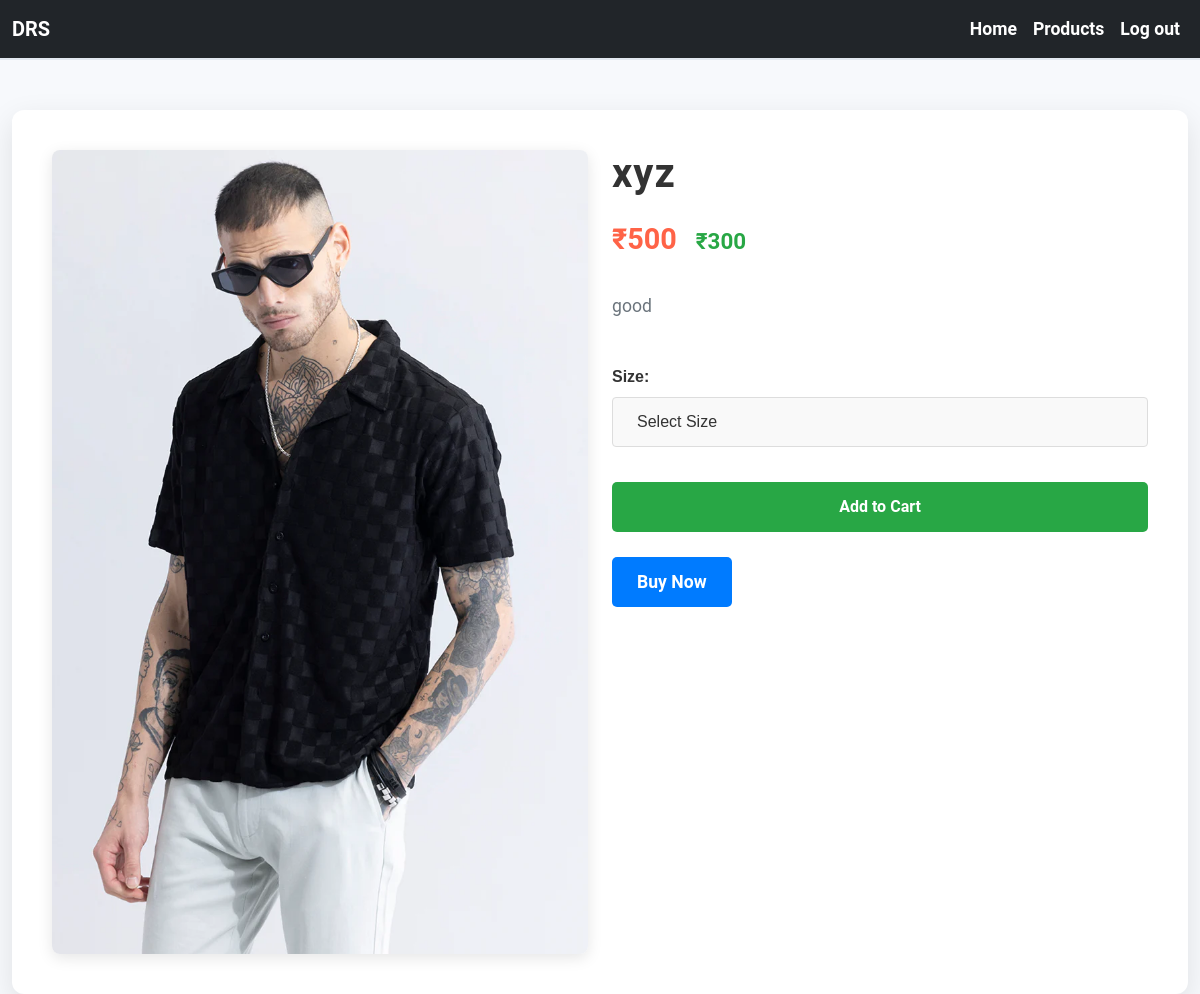
/view_pro/14/, run on the app's committed database.
### app/models.py (models this page shows, shortened)
class Product(models.Model):
    pro_id=models.TextField()
    name=models.TextField()
    price=models.IntegerField()
    ofr_price=models.IntegerField()
    img=models.FileField()
    dis=models.TextField()
    sizes = models.ManyToManyField(Size, related_name='Sizes')
    quantity = models.PositiveIntegerField(default=0)  # New field for stock quantity

### app/views.py (the view)
# urls.py: path('view_pro/<pid>/',views.view_pro),
def view_pro(req, pid):
    product = get_object_or_404(Product, pk=pid)
    return render(req, 'user/view_pro.html', {'data': product})

### templates/user/view_pro.html (shortened to what this page needs)
<!DOCTYPE html>
<html lang="en">
<head>
    <link href="https://cdn.jsdelivr.net/npm/bootstrap@5.3.3/dist/css/bootstrap.min.css" rel="stylesheet">
</head>
<body>
    <nav class="navbar navbar-expand-sm bg-dark navbar-dark">
        <div class="container-fluid">
            <a class="navbar-brand" href="#">DRS</a>
            <div class="collapse navbar-collapse" id="collapsibleNavbar">
                <ul class="navbar-nav ms-auto">
                    <li class="nav-item"><a class="nav-link" href="/user_home">Home</a></li>
                    <li class="nav-item"><a class="nav-link active" href="#">Products</a></li>
                    <li class="nav-item"><a class="nav-link" href="/shp_logout">Log out</a></li>
                </ul>
            </div>
        </div>
    </nav>
    <div class="container">
        <div class="product-card">
            <div class="row">
                <div class="col-lg-6">
                    <img src="{{ data.img.url }}" alt="{{ data.name }}" class="product-image">
                </div>
                <div class="col-lg-6">
                    <h2 class="product-name">{{ data.name }}</h2>
                    <div class="price-section">
                        <span class="offer-price">₹{{ data.price }}</span>
                        <span class="price">₹{{ data.ofr_price }}</span>
                    </div>
                    <p class="description">{{ data.dis }}</p>
                    {% if data.quantity > 0 %}
                        <form method="POST" action="{% url 'add_to_cart' pid=data.id %}">
                            <div class="custom-size-selector">
                                <label for="size" class="selector-label">Size:</label>
                                <select name="size" id="size" class="custom-size-select" required>
                                    <option value="" selected>Select Size</option>
                                </select>
                            </div>
                            <button type="submit" class="btn">Add to Cart</button>
                        </form>
                        <div class="actions">
                            <a href="../user_buy1/{{ data.pk }}" id="buy-now" class="buy-now">Buy Now</a>
                        </div>
                    {% else %}
                        <p class="out-of-stock">Out of Stock</p>
                    {% endif %}
                </div>
            </div>
        </div>
    </div>
</body>
</html>

### templates/user/view_pro.html (style rules this page uses)
body { font-family: 'Roboto', sans-serif; background-color: #f7f9fc; color: #495057; margin: 0; padding: 0; }
.navbar { background-color: #343a40; margin-bottom: 20px; border-bottom: 2px solid #e2e8f0; }
.navbar .navbar-brand { font-weight: bold; }
.navbar-nav .nav-link { color: #fff; font-size: 1.1rem; font-weight: 600; }
.container { margin-top: 50px; max-width: 1200px; }
.product-image { width: 100%; height: auto; object-fit: cover; border-radius: 8px; box-shadow: 0 4px 15px rgba(0, 0, 0, 0.1); transition: transform 0.3s ease; }
.product-card { background-color: #fff; border-radius: 12px; padding: 40px; box-shadow: 0 10px 30px rgba(0, 0, 0, 0.1); transition: transform 0.3s ease, box-shadow 0.3s ease; }
.product-name { font-size: 2.5rem; font-weight: 700; color: #333; margin-bottom: 20px; letter-spacing: 1px; }
.price-section { margin-bottom: 30px; }
.offer-price { font-size: 1.8rem; color: #ff6347; font-weight: 600; margin-right: 15px; }
.price { font-size: 1.4rem; font-weight: 700; color: #28a745; }
.description { font-size: 1.1rem; color: #6c757d; line-height: 1.6; margin-bottom: 25px; }
.btn { background-color: #28a745; color: white; font-weight: bold; border-radius: 5px; padding: 12px 25px; transition: all 0.3s ease; margin-top: 15px; width: 100%; text-align: center; }
.custom-size-selector { font-family: 'Arial', sans-serif; margin: 20px 0; position: relative; display: inline-block; width: 100%; }
.selector-label { display: block; margin-bottom: 8px; font-size: 16px; font-weight: bold; color: #333; }
.custom-size-select { appearance: none; padding: 12px 24px; font-size: 16px; width: 100%; background: #f9f9f9; border: 1px solid #ddd; border-radius: 4px; color: #333; cursor: pointer; outline: none; position: relative; z-index: 1; }
.actions { margin-top: 25px; display: flex; justify-content: space-between; }
.actions .buy-now { font-size: 1.1rem; background-color: #007bff; color: white; font-weight: bold; padding: 12px 25px; border-radius: 5px; text-decoration: none; transition: all 0.3s ease; }

### data on the page
Product: img (picture), name "xyz", price "500", ofr_price "300", dis "good"
